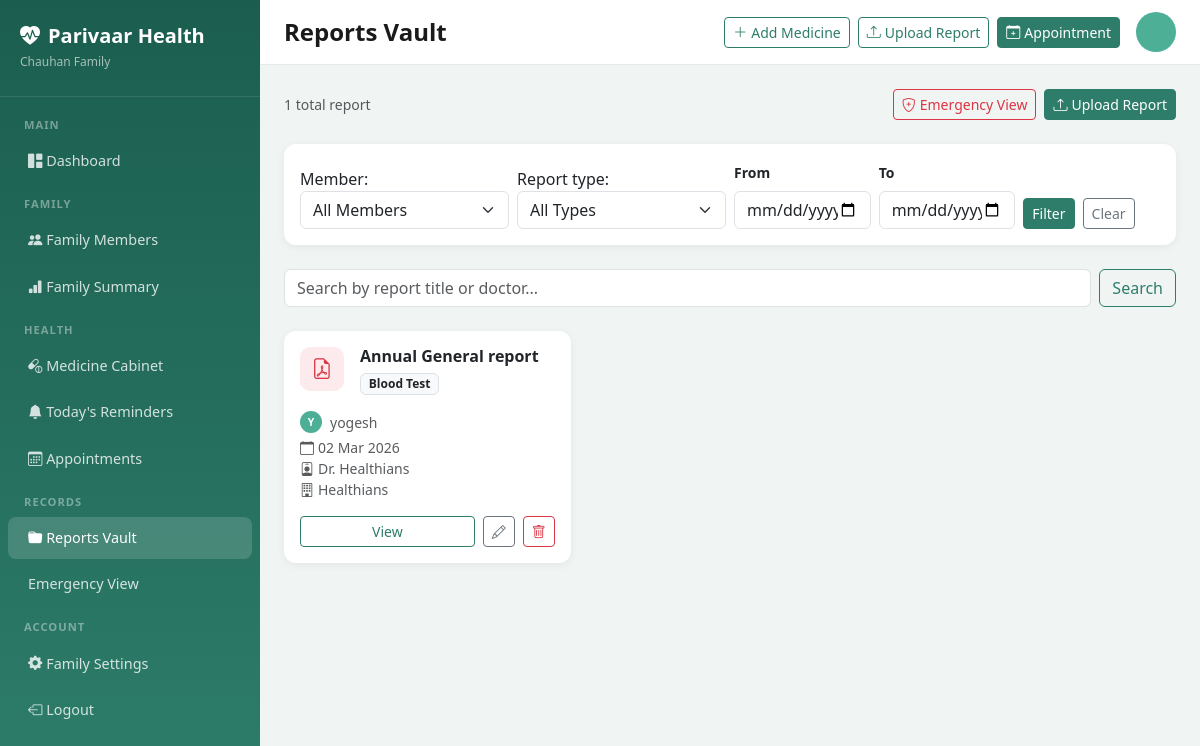
The page /vault/ (signed in) on the database its author committed.
### accounts/models.py (models this page shows, shortened)
class Family(models.Model):
    id = models.UUIDField(primary_key=True, default=uuid.uuid4, editable=False)
    name = models.CharField(max_length=255)
    city = models.CharField(max_length=100)
    admin = models.OneToOneField(User, on_delete=models.CASCADE, related_name='admin_family')
    created_at = models.DateTimeField(auto_now_add=True)
    updated_at = models.DateTimeField(auto_now=True)
    class Meta:
        verbose_name_plural = 'Families'

class FamilyMember(models.Model):
    ROLE_CHOICES = [
        ('admin', 'Primary Caregiver (Admin)'),
        ('member', 'Secondary Member'),
        ('view_only', 'View-Only Member'),
    ]
    GENDER_CHOICES = [
        ('male', 'Male'),
        ('female', 'Female'),
        ('other', 'Other'),
    ]
    RELATIONSHIP_CHOICES = [
        ('self', 'Self'),
        ('spouse', 'Spouse'),
        ('father', 'Father'),
        ('mother', 'Mother'),
        ('son', 'Son'),
        ('daughter', 'Daughter'),
        ('grandfather', 'Grandfather'),
        ('grandmother', 'Grandmother'),
        ('brother', 'Brother'),
        ('sister', 'Sister'),
        ('other', 'Other'),
    ]
    CHRONIC_CONDITION_CHOICES = [
        ('diabetes', 'Diabetes'),
        ('hypertension', 'Hypertension/BP'),
        ('heart_disease', 'Heart Disease'),
        ('asthma', 'Asthma'),
        ('thyroid', 'Thyroid'),
        ('arthritis', 'Arthritis'),
        ('kidney_disease', 'Kidney Disease'),
        ('cancer', 'Cancer'),
        ('copd', 'COPD'),
        ('other', 'Other'),
    ]
    id = models.UUIDField(primary_key=True, default=uuid.uuid4, editable=False)
    family = models.ForeignKey(Family, on_delete=models.CASCADE, related_name='members')
    user = models.OneToOneField(User, on_delete=models.SET_NULL, null=True, blank=True, related_name='family_member')
    name = models.CharField(max_length=255)
    date_of_birth = models.DateField(null=True, blank=True)
    gender = models.CharField(max_length=10, choices=GENDER_CHOICES)
    relationship = models.CharField(max_length=20, choices=RELATIONSHIP_CHOICES)
    role = models.CharField(max_length=20, choices=ROLE_CHOICES, default='member')
    phone = models.CharField(max_length=15, blank=True)
    abha_id = models.CharField(max_length=50, blank=True, verbose_name='ABHA ID')
    abha_linked = models.BooleanField(default=False)
    abha_consent = models.BooleanField(default=False)
    profile_photo = models.ImageField(upload_to='member_photos/', blank=True, null=True)
    created_at = models.DateTimeField(auto_now_add=True)
    updated_at = models.DateTimeField(auto_now=True)

### vault/models.py (models this page shows, shortened)
class Report(models.Model):
    REPORT_TYPE_CHOICES = [
        ("blood_test", "Blood Test"),
        ("urine_test", "Urine Test"),
        ("xray", "X-Ray"),
        ("mri", "MRI"),
        ("ct_scan", "CT Scan"),
        ("ecg", "ECG"),
        ("echo", "Echocardiogram"),
        ("prescription", "Prescription"),
        ("discharge_summary", "Discharge Summary"),
        ("vaccination", "Vaccination Card"),
        ("eye_test", "Eye Test"),
        ("dental", "Dental Report"),
        ("biopsy", "Biopsy Report"),
        ("other", "Other"),
    ]
    id = models.UUIDField(primary_key=True, default=uuid.uuid4, editable=False)
    family = models.ForeignKey(Family, on_delete=models.CASCADE, related_name="reports")
    member = models.ForeignKey(FamilyMember, on_delete=models.CASCADE, related_name="reports")
    report_type = models.CharField(max_length=30, choices=REPORT_TYPE_CHOICES)
    title = models.CharField(max_length=255)
    report_date = models.DateField()
    doctor = models.CharField(max_length=255, blank=True)
    hospital_lab = models.CharField(max_length=255, blank=True)
    file = models.FileField(upload_to="reports/%Y/%m/", null=True, blank=True)
    notes = models.TextField(blank=True)
    is_abha_fetched = models.BooleanField(default=False)
    is_deleted = models.BooleanField(default=False, db_index=True)
    deleted_at = models.DateTimeField(null=True, blank=True)
    created_at = models.DateTimeField(auto_now_add=True)
    updated_at = models.DateTimeField(auto_now=True)
    class Meta:
        ordering = ["-report_date"]
    def file_extension(self) -> str:
        if self.file:
            name = self.file.name.lower()
            if name.endswith(".pdf"):
                return "pdf"
            elif name.endswith((".jpg", ".jpeg", ".png")):
                return "image"
        return "other"

### vault/views.py (the view)
# urls.py: path("",                        views.ReportListView.as_view(),            name="list"),
class ReportListView(FamilyOwnedMixin, ListView):
    model = Report
    template_name = "vault/report_list.html"
    context_object_name = "reports"
    paginate_by = 12
    def get_queryset(self):
        family = self.get_family()
        qs = Report.objects.filter(family=family, is_deleted=False).select_related("member")
        if m := self.request.GET.get("member"):      qs = qs.filter(member__id=m)
        if t := self.request.GET.get("report_type"): qs = qs.filter(report_type=t)
        if d := self.request.GET.get("date_from"):   qs = qs.filter(report_date__gte=d)
        if d := self.request.GET.get("date_to"):     qs = qs.filter(report_date__lte=d)
        if s := self.request.GET.get("search"):
            qs = qs.filter(title__icontains=s) | qs.filter(doctor__icontains=s)
        return qs.order_by("-report_date")
    def get_context_data(self, **kwargs):
        ctx = super().get_context_data(**kwargs)
        family = self.get_family()
        ctx.update({
            "family": family,
            "filter_form": ReportFilterForm(self.request.GET, family=family),
            "members": family.members.all(),
            "total_reports": Report.objects.filter(family=family, is_deleted=False).count(),
        })
        return ctx

### templates/vault/report_list.html (shortened to what this page needs)
{% extends 'base.html' %}
{% block page_title %}Reports Vault{% endblock %}
{% block content %}
<div class="d-flex justify-content-between align-items-center mb-4">
    <span class="text-muted small">{{ total_reports }} total report{{ total_reports|pluralize }}</span>
    <div class="d-flex gap-2">
        <a href="{% url 'vault:emergency' %}" class="btn btn-sm btn-outline-danger"><i class="bi bi-shield-plus me-1"></i>Emergency View</a>
        <a href="{% url 'vault:upload' %}" class="btn btn-sm btn-primary"><i class="bi bi-upload me-1"></i>Upload Report</a>
    </div>
</div>
<div class="card mb-4 p-3">
    <form method="get" class="row g-2 align-items-end">
        <div class="col-md-3">
            {{ filter_form.member.label_tag }}
            {{ filter_form.member }}
        </div>
        <div class="col-md-3">
            {{ filter_form.report_type.label_tag }}
            {{ filter_form.report_type }}
        </div>
        <div class="col-md-2">
            <label class="form-label fw-semibold small">From</label>
            {{ filter_form.date_from }}
        </div>
        <div class="col-md-2">
            <label class="form-label fw-semibold small">To</label>
            {{ filter_form.date_to }}
        </div>
        <div class="col-md-2 d-flex gap-2">
            <button type="submit" class="btn btn-primary btn-sm">Filter</button>
            <a href="{% url 'vault:list' %}" class="btn btn-outline-secondary btn-sm">Clear</a>
        </div>
    </form>
</div>
<form method="get" class="mb-4 d-flex gap-2">
    <input type="text" name="search" value="{{ request.GET.search }}" class="form-control" placeholder="Search by report title or doctor...">
    <button class="btn btn-outline-primary">Search</button>
</form>
<div class="row g-3">
    {% for report in reports %}
    <div class="col-md-6 col-lg-4">
        <div class="card h-100">
            <div class="card-body">
                <div class="d-flex align-items-start gap-3 mb-3">
                    <div class="stat-icon {% if report.file_extension == 'pdf' %}bg-danger{% else %}bg-info{% endif %} bg-opacity-10" style="width:44px;height:44px;border-radius:10px;font-size:1.3rem;display:flex;align-items:center;justify-content:center;">
                        <i class="bi {% if report.file_extension == 'pdf' %}bi-file-earmark-pdf text-danger{% else %}bi-file-earmark-image text-info{% endif %}"></i>
                    </div>
                    <div class="flex-grow-1">
                        <h6 class="fw-bold mb-1 text-truncate">{{ report.title }}</h6>
                        <span class="badge bg-light text-dark border small">{{ report.get_report_type_display }}</span>
                    </div>
                </div>
                <div class="small text-muted mb-2">
                    <div class="d-flex align-items-center gap-2 mb-1">
                        <div class="member-avatar" style="width:22px;height:22px;font-size:.65rem;">{{ report.member.name|first|upper }}</div>
                        {{ report.member.name }}
                    </div>
                    <div><i class="bi bi-calendar me-1"></i>{{ report.report_date|date:"d M Y" }}</div>
                    {% if report.doctor %}<div><i class="bi bi-person-badge me-1"></i>Dr. {{ report.doctor }}</div>{% endif %}
                    {% if report.hospital_lab %}<div><i class="bi bi-building me-1"></i>{{ report.hospital_lab }}</div>{% endif %}
                </div>
                <div class="d-flex gap-2 mt-auto pt-2">
                    <a href="{% url 'vault:detail' report.pk %}" class="btn btn-sm btn-outline-primary flex-grow-1">View</a>
                    <a href="{% url 'vault:edit' report.pk %}" class="btn btn-sm btn-outline-secondary"><i class="bi bi-pencil"></i></a>
                    <a href="{% url 'vault:delete' report.pk %}" class="btn btn-sm btn-outline-danger"><i class="bi bi-trash"></i></a>
                </div>
            </div>
        </div>
    </div>
    {% empty %}
    <div class="col-12 text-center py-5">
        <i class="bi bi-folder2-open display-1 text-muted opacity-25"></i>
        <h5 class="mt-3 text-muted">No reports in vault</h5>
        <a href="{% url 'vault:upload' %}" class="btn btn-primary mt-2">Upload First Report</a>
    </div>
    {% endfor %}
</div>
{% endblock %}

### templates/base.html (shortened to what this page needs)
<!DOCTYPE html>
<html lang="en">
<head>
    <link href="https://cdn.jsdelivr.net/npm/bootstrap@5.3.0/dist/css/bootstrap.min.css" rel="stylesheet">
    <link href="https://cdn.jsdelivr.net/npm/bootstrap-icons@1.11.0/font/bootstrap-icons.css" rel="stylesheet">
</head>
<body>
    <nav class="sidebar" id="sidebar">
        <div class="sidebar-brand">
            <h5><i class="bi bi-heart-pulse-fill me-2"></i>Parivaar Health</h5>
            {% if user.is_authenticated %}
                {% if user.admin_family %}
                    <small>{{ user.admin_family.name }} Family</small>
                {% endif %}
            {% endif %}
        </div>
        {% if user.is_authenticated %}
        <ul class="nav flex-column pt-2">
            <div class="sidebar-section">Main</div>
            <li class="nav-item">
                <a class="nav-link {% if request.resolver_match.url_name == 'dashboard' %}active{% endif %}" href="{% url 'core:dashboard' %}">
                    <i class="bi bi-grid-1x2-fill"></i> Dashboard
                </a>
            </li>
            <div class="sidebar-section">Family</div>
            <li class="nav-item">
                <a class="nav-link {% if 'member' in request.path %}active{% endif %}" href="{% url 'accounts:member_list' %}">
                    <i class="bi bi-people-fill"></i> Family Members
                </a>
            </li>
            <li class="nav-item">
                <a class="nav-link {% if 'family-summary' in request.path %}active{% endif %}" href="{% url 'core:family_summary' %}">
                    <i class="bi bi-bar-chart-fill"></i> Family Summary
                </a>
            </li>
            <div class="sidebar-section">Health</div>
            <li class="nav-item">
                <a class="nav-link {% if 'medicines' in request.path %}active{% endif %}" href="{% url 'medicines:list' %}">
                    <i class="bi bi-capsule-pill"></i> Medicine Cabinet
                </a>
            </li>
            <li class="nav-item">
                <a class="nav-link" href="{% url 'medicines:today_reminders' %}">
                    <i class="bi bi-bell-fill"></i> Today's Reminders
                </a>
            </li>
            <li class="nav-item">
                <a class="nav-link {% if 'calendar' in request.path %}active{% endif %}" href="{% url 'calendar_app:list' %}">
                    <i class="bi bi-calendar3"></i> Appointments
                </a>
            </li>
            <div class="sidebar-section">Records</div>
            <li class="nav-item">
                <a class="nav-link {% if 'vault' in request.path %}active{% endif %}" href="{% url 'vault:list' %}">
                    <i class="bi bi-folder-fill"></i> Reports Vault
                </a>
            </li>
            <li class="nav-item">
                <a class="nav-link" href="{% url 'vault:emergency' %}">
                     Emergency View
                </a>
            </li>
            <div class="sidebar-section">Account</div>
            <li class="nav-item">
                <a class="nav-link" href="{% url 'accounts:edit_family' %}">
                    <i class="bi bi-gear-fill"></i> Family Settings
                </a>
            </li>
            <li class="nav-item">
                <a class="nav-link" href="{% url 'accounts:logout' %}">
                    <i class="bi bi-box-arrow-left"></i> Logout
                </a>
            </li>
        </ul>
        {% endif %}
    </nav>
    <div class="main-content">
        <div class="topbar d-flex align-items-center justify-content-between">
            <div class="d-flex align-items-center gap-3">
                <span class="page-title">{% block page_title %}Dashboard{% endblock %}</span>
            </div>
            {% if user.is_authenticated %}
            <div class="d-flex align-items-center gap-2">
                <a href="{% url 'medicines:add' %}" class="btn btn-sm btn-outline-primary d-none d-md-inline-flex align-items-center gap-1">
                    <i class="bi bi-plus-lg"></i> Add Medicine
                </a>
                <a href="{% url 'vault:upload' %}" class="btn btn-sm btn-outline-primary d-none d-md-inline-flex align-items-center gap-1">
                    <i class="bi bi-upload"></i> Upload Report
                </a>
                <a href="{% url 'calendar_app:add' %}" class="btn btn-sm btn-primary d-none d-md-inline-flex align-items-center gap-1">
                    <i class="bi bi-calendar-plus"></i> Appointment
                </a>
                <div class="member-avatar ms-2">{{ user.first_name|first|upper }}{{ user.last_name|first|upper }}</div>
            </div>
            {% endif %}
        </div>
        <div class="p-4">
            {% block content %}{% endblock %}
        </div>
    </div>
</body>
</html>

### rows shown on the page
Report: title "Annual General report", report_type "Blood Test", member.name|first "Y", member.name "yogesh", report_date "02 Mar 2026", doctor "Healthians", hospital_lab "Healthians"

### other values the page prints
{{ user.admin_family.name }} "Chauhan"
{{ total_reports }} "1"
{{ filter_form.member.label_tag }} "Member:"
{{ filter_form.report_type.label_tag }} "Report type:"
